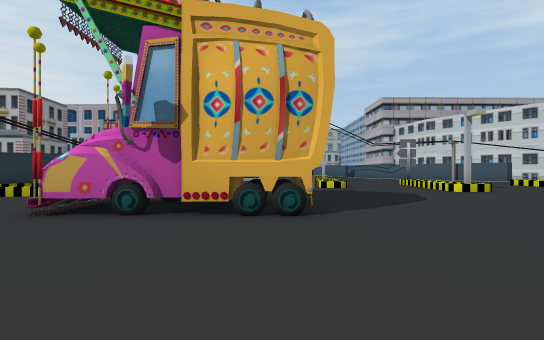
view 1 (above)

24 first-person views from a walk through a scene from a Unity 3-D project. The camera is 1.2 m above the floor, looks level and sees 80° across. The floor is counted in squares, 2 m on a side. Each view is taken from the middle of a square. On the plan, view 1 faces up. The plan holds only what a view shows up to about 10 squares ahead; the rest is blank. The place goes on beyond the plan. Some surface patterns are stand-ins.

view 2
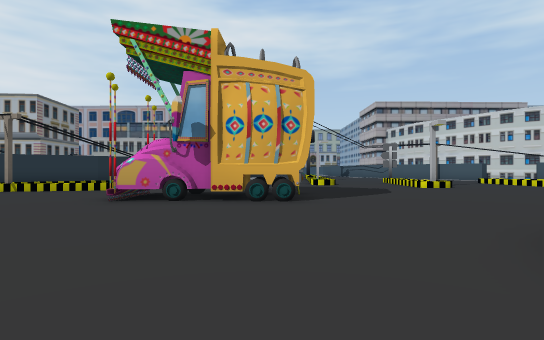

view 3
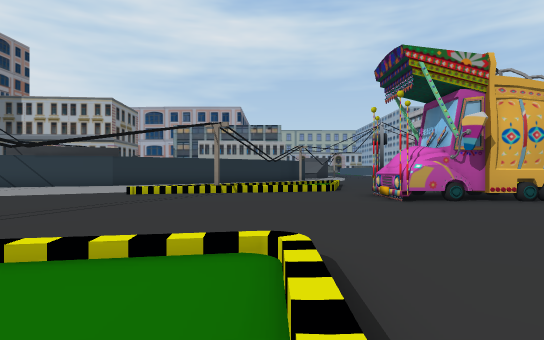

view 4
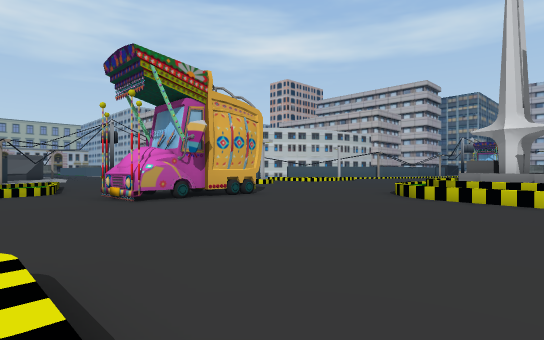

view 5
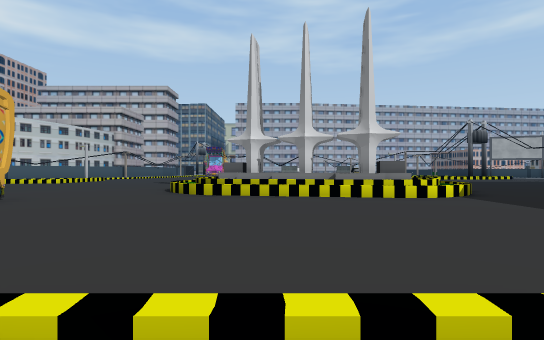

view 6
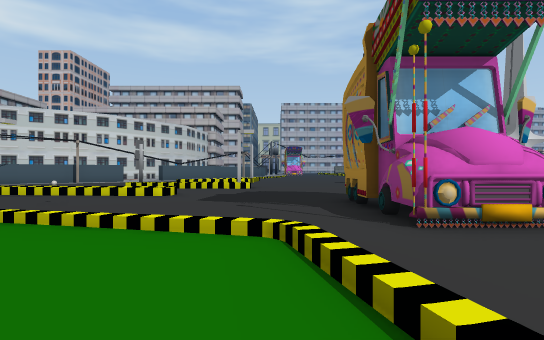

view 7
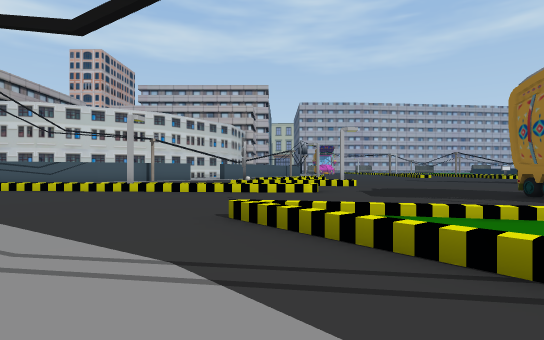

view 8
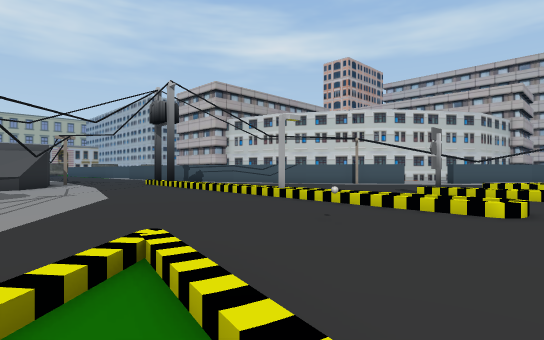

view 9
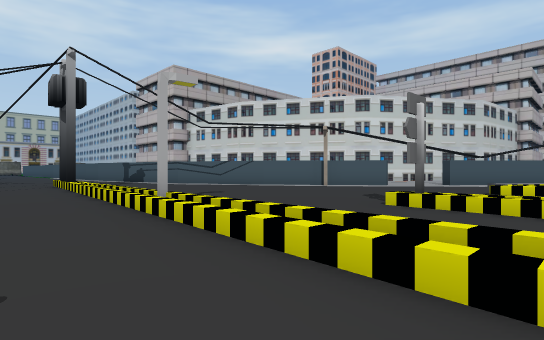

view 10
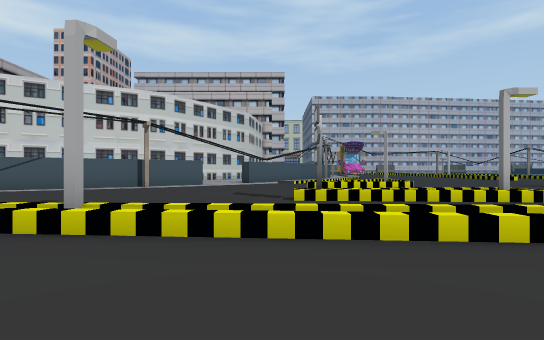

view 11
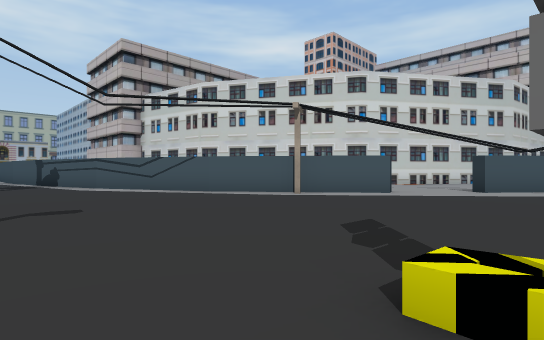

view 12
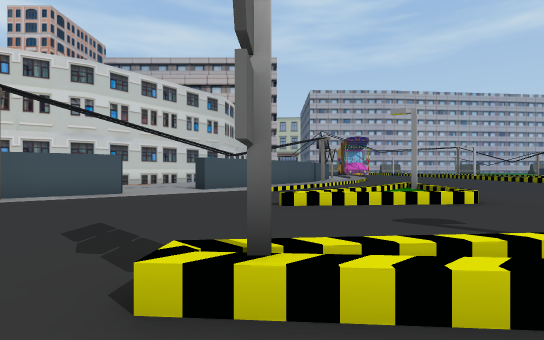

view 13
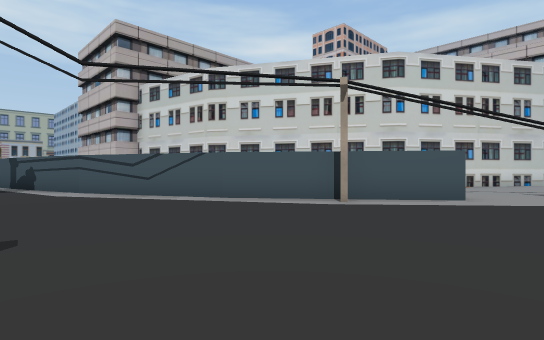

view 14
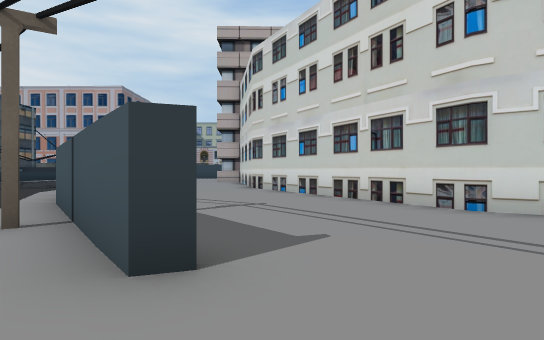

view 15
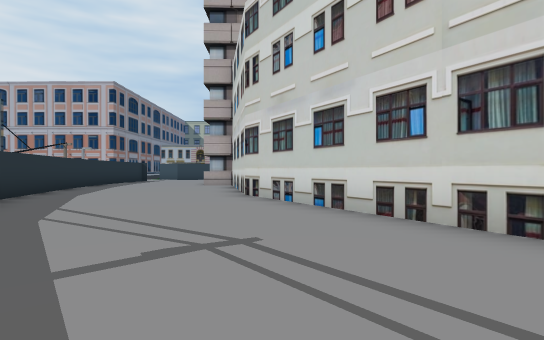

view 16
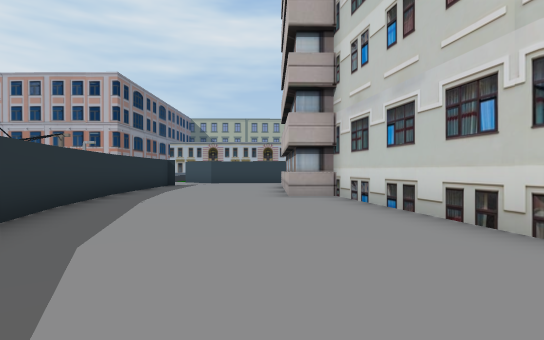

view 17
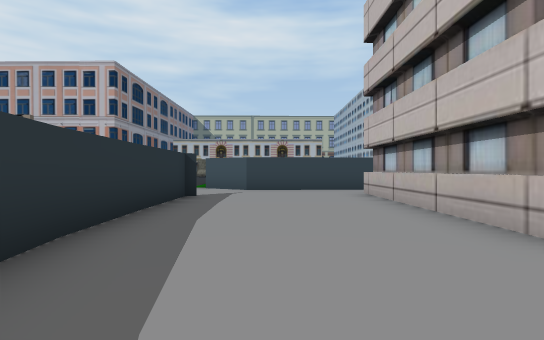

view 18
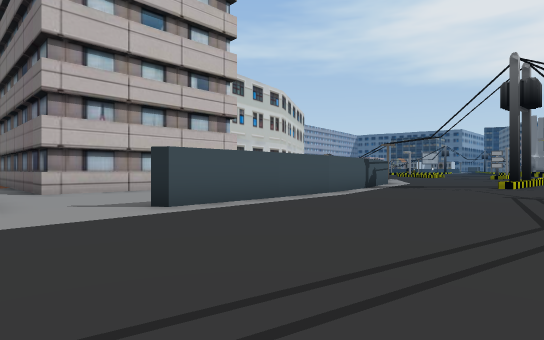

view 19
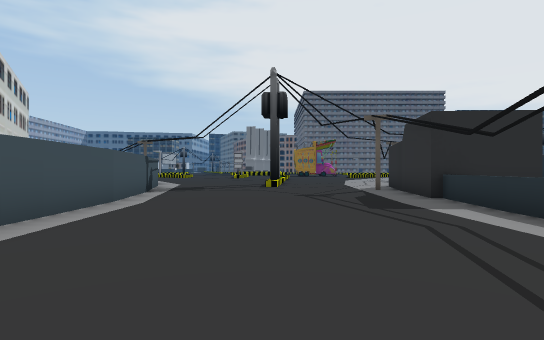

view 20
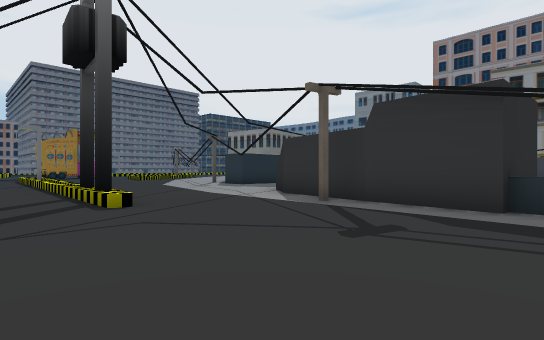

view 21
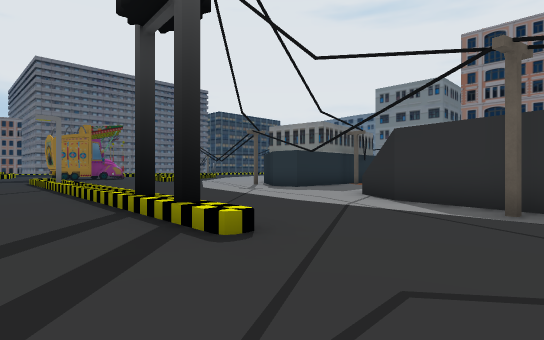

view 22
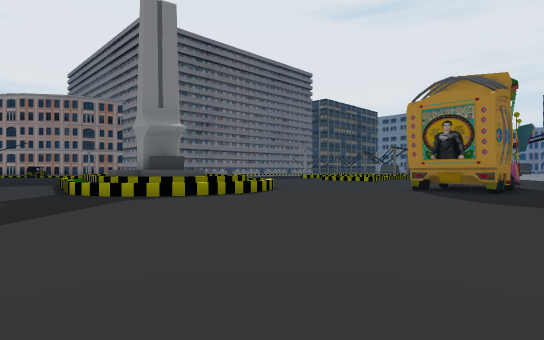

view 23
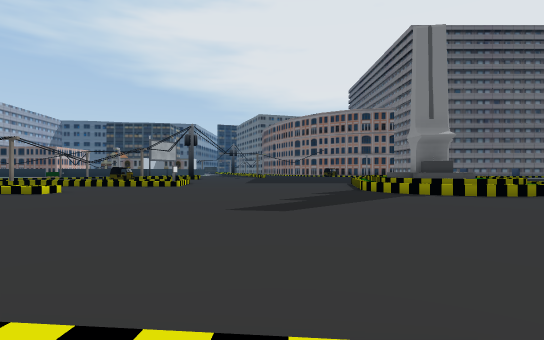

view 24
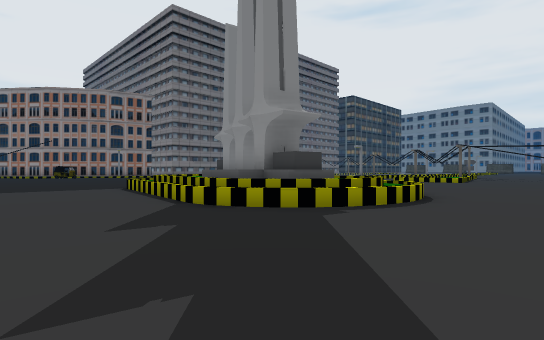

### Floor plan
Key: @ floor where view 1 was taken; # wall or solid block; x gap in a wall; . main floor; : floor 0.25 m higher than the main floor; + floor 0.5 m higher than the main floor; * floor 0.75 m higher than the main floor; / step, stairs or slope; = window, fence, low wall or low ledge; ^ raised ledge; O other object.
Columns run from 11 left of view 1 to 16 right of it. Each row starts with its distance up from view 1.
 38             ..... #####
 37             .............
 36             ..........####
 35             .....#....#
 34             .....#....#
 33            =.....#....#
 32           ==.....#....#
 31           =......#....##
 30          ##......#.....#
 29           #......#.....#
 28           #......##....#
 27           #.......#....##
 26          ##.......#.....#
 25          #..../...#.....##
 24          ^..../...##.....#
 23         ......#....#.....##
 22         ....../....##.....##
 21         ....../.....#......#
 20         ....../.....##.....#
 19         .....//......##.....
 18         .....//......###....
 17         .....//........#....
 16         ...../#.............
 15        ......//..........##
 14       ......./............#
 13      ......../..#/....../
 12     ...//..O./..//.../
 11      .///..../..//.../
 10       :/........//...////
  9      ::/......../#...///#
  8    #////.................
  7 ./////....................
  6 ........OO#O...............
  5 ........OO#O...............
  4 ............................
  3 ............................
  2  ...........................
  1  .............====/.........
  0   .........@.=+ ##/.........
 -1    ///.......=  ##*=...
 -2     :/.......=  ## /..
 -3      /.......= ##  ...
 -4       .......   = =...
 -5        ...../ #   =...
 -6         ....= #   =...
 -7           ...x#    ...

Positions as (right, up) in squares from view 1, and headings:
1: (0, 0), facing up
2: (0, -2), facing up
3: (-6, -3), facing up
4: (-6, -3), facing up-right
5: (-7, -2), facing right
6: (-7, 8), facing right
7: (-7, 12), facing right
8: (-4, 10), facing up-right
9: (0, 11), facing up-right
10: (-1, 14), facing right
11: (4, 13), facing up-right
12: (4, 13), facing right
13: (5, 15), facing up-right
14: (13, 15), facing up
15: (13, 18), facing up
16: (10, 23), facing up
17: (8, 28), facing up
18: (1, 38), facing down-right
19: (3, 37), facing down
20: (5, 31), facing down-left
21: (5, 28), facing down-left
22: (10, 8), facing down-left
23: (11, 10), facing down
24: (11, 4), facing down-left
